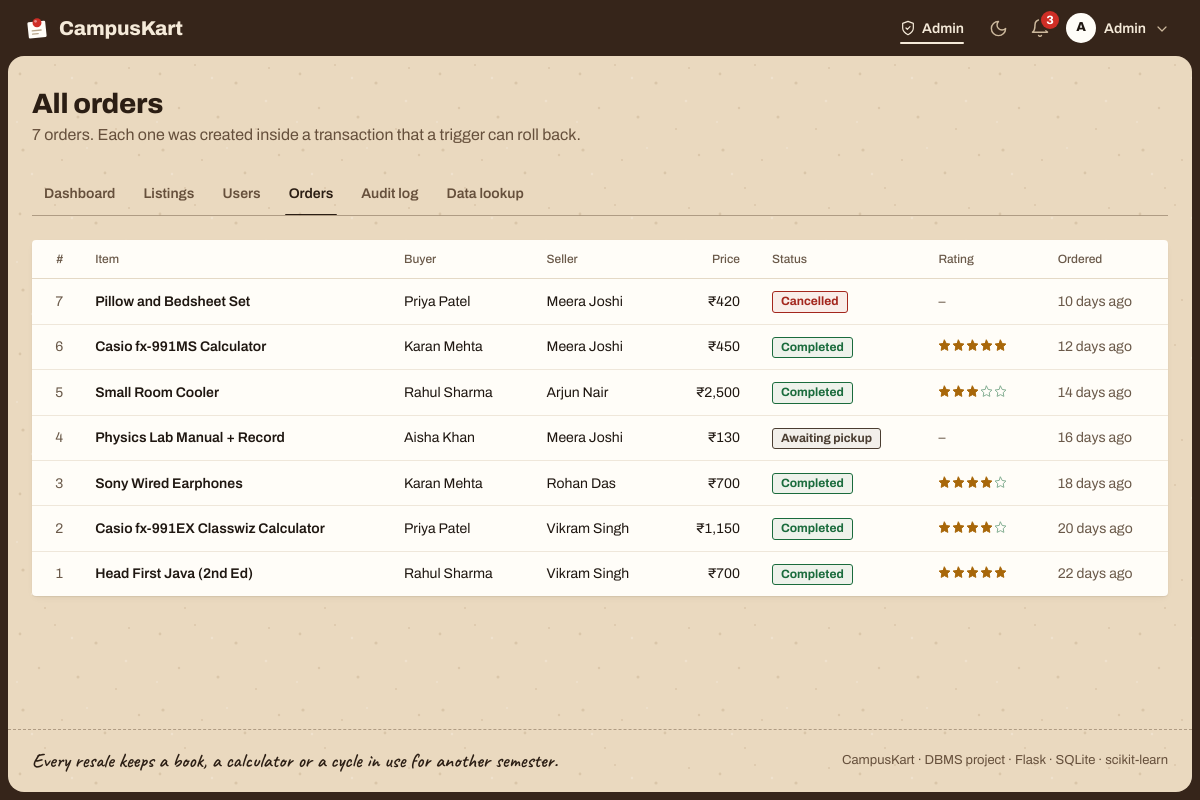
The app's page /admin/orders (signed in), older data.
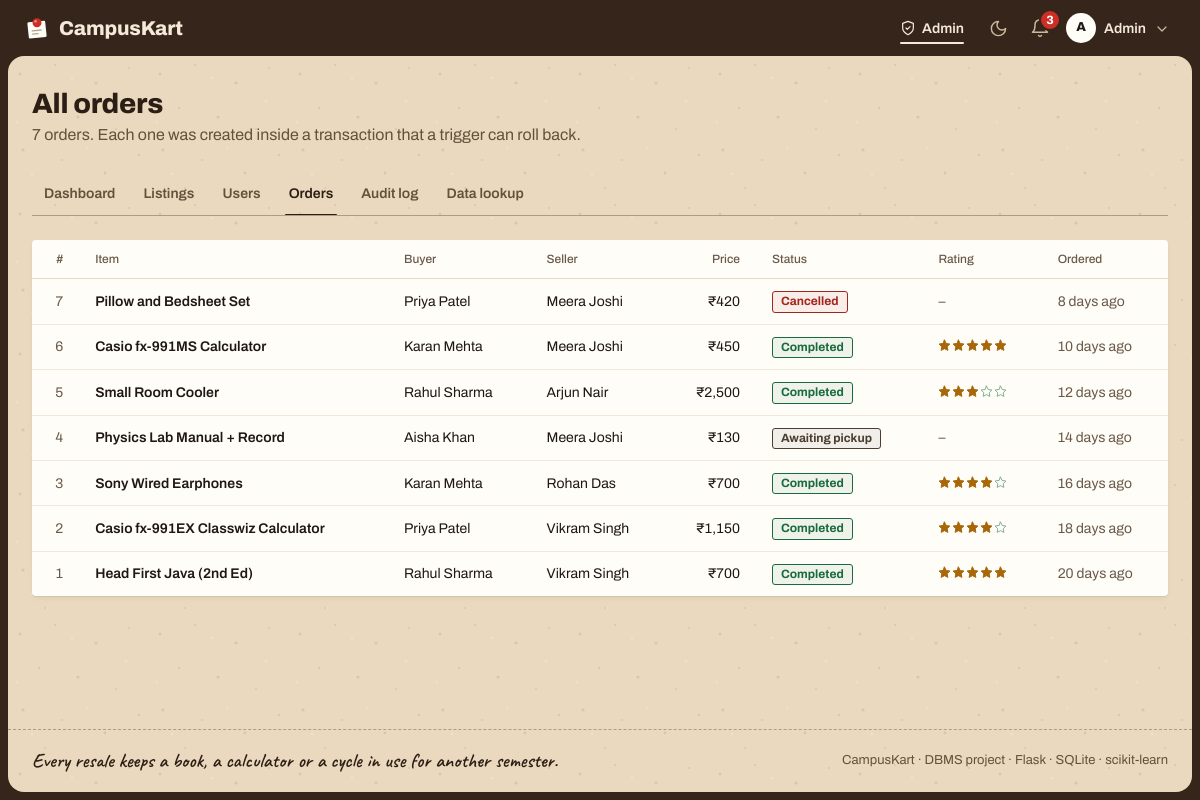
The same page, newer data.
### tables this page shows
CREATE TABLE orders (
    order_id   INTEGER PRIMARY KEY AUTOINCREMENT,
    product_id INTEGER NOT NULL REFERENCES products(product_id),
    buyer_id   INTEGER NOT NULL REFERENCES users(user_id),
    price      REAL    NOT NULL CHECK (price > 0),
    status     TEXT    NOT NULL DEFAULT 'placed'
               CHECK (status IN ('placed', 'completed', 'cancelled')),
    ordered_at TEXT    NOT NULL DEFAULT (datetime('now', 'localtime'))
);

CREATE TABLE reviews (
    review_id  INTEGER PRIMARY KEY AUTOINCREMENT,
    order_id   INTEGER NOT NULL UNIQUE REFERENCES orders(order_id),  -- one review per order
    rating     INTEGER NOT NULL CHECK (rating BETWEEN 1 AND 5),
    comment    TEXT,
    created_at TEXT    NOT NULL DEFAULT (datetime('now', 'localtime'))
);

CREATE TABLE products (
    product_id     INTEGER PRIMARY KEY AUTOINCREMENT,
    seller_id      INTEGER NOT NULL REFERENCES users(user_id) ON DELETE CASCADE,
    category_id    INTEGER NOT NULL REFERENCES categories(category_id),
    title          TEXT    NOT NULL,
    description    TEXT    NOT NULL,
    original_price REAL    NOT NULL CHECK (original_price > 0),
    price          REAL    NOT NULL CHECK (price > 0),
    condition      TEXT    NOT NULL CHECK (condition IN ('New', 'Like New', 'Good', 'Fair')),
    age_months     INTEGER NOT NULL DEFAULT 0 CHECK (age_months >= 0),
    status         TEXT    NOT NULL DEFAULT 'available'
                   CHECK (status IN ('pending', 'available', 'sold', 'rejected', 'removed')),
    is_flagged     INTEGER NOT NULL DEFAULT 0 CHECK (is_flagged IN (0, 1)),
    spam_score     REAL    NOT NULL DEFAULT 0,      -- filled by AI spam detector
    flag_reason    TEXT,
    created_at     TEXT    NOT NULL DEFAULT (datetime('now', 'localtime'))
);

CREATE TABLE users (
    user_id       INTEGER PRIMARY KEY AUTOINCREMENT,
    name          TEXT    NOT NULL,
    email         TEXT    NOT NULL UNIQUE,
    password_hash TEXT    NOT NULL,
    role          TEXT    NOT NULL DEFAULT 'user' CHECK (role IN ('user', 'admin')),
    branch        TEXT,
    year          INTEGER CHECK (year BETWEEN 1 AND 4),
    phone         TEXT,
    is_blocked    INTEGER NOT NULL DEFAULT 0 CHECK (is_blocked IN (0, 1)),
    created_at    TEXT    NOT NULL DEFAULT (datetime('now', 'localtime'))
);

### app.py (the view)
@app.route("/admin/orders")
@admin_required
def admin_orders():
    rows = query("""SELECT o.*, p.title, b.name AS buyer_name, s.name AS seller_name, r.rating
                    FROM orders o
                    JOIN products p ON p.product_id = o.product_id
                    JOIN users b ON b.user_id = o.buyer_id
                    JOIN users s ON s.user_id = p.seller_id
                    LEFT JOIN reviews r ON r.order_id = o.order_id
                    ORDER BY o.ordered_at DESC""")
    return render_template("admin/orders.html", orders=rows)

### app.py (called while the page is built)
def get_db():
    if "db" not in g:
        g.db = sqlite3.connect(DB_PATH)
        g.db.row_factory = sqlite3.Row
        g.db.execute("PRAGMA foreign_keys = ON")
    return g.db

def query(sql, args=(), one=False):
    rows = get_db().execute(sql, args).fetchall()
    return (rows[0] if rows else None) if one else rows

@app.before_request
def load_user():
    g.user = None
    if "user_id" in session:
        g.user = query("SELECT * FROM users WHERE user_id = ?", (session["user_id"],), one=True)
        if g.user is None or g.user["is_blocked"]:
            session.clear()
            g.user = None

def login_required(view):
    @wraps(view)
    def wrapped(*args, **kwargs):
        if g.user is None:
            flash("Log in to continue.", "info")
            return redirect(url_for("login", next=request.path))
        return view(*args, **kwargs)
    return wrapped

def admin_required(view):
    @wraps(view)
    @login_required
    def wrapped(*args, **kwargs):
        if g.user["role"] != "admin":
            abort(403)
        return view(*args, **kwargs)
    return wrapped

### templates/admin/orders.html (shortened to what this page needs)
{% extends "base.html" %}
{% from "_macros.html" import status_pill, stars %}
{% block content %}
<div class="page-head">
  <h1>All orders</h1>
  <p>{{ orders|length }} orders. Each one was created inside a transaction that a trigger can roll back.</p>
</div>
{% include "admin/_nav.html" %}
<div class="card card-flush table-wrap">
  <table>
    <thead>
      <tr><th scope="col" class="num">#</th><th scope="col">Item</th><th scope="col">Buyer</th><th scope="col">Seller</th>
          <th scope="col" class="num">Price</th><th scope="col">Status</th><th scope="col">Rating</th><th scope="col">Ordered</th></tr>
    </thead>
    <tbody>
    {% for o in orders %}
    <tr>
      <td class="num muted">{{ o.order_id }}</td>
      <td><a class="item-link" href="{{ url_for('product', pid=o.product_id) }}">{{ o.title }}</a></td>
      <td>{{ o.buyer_name }}</td>
      <td>{{ o.seller_name }}</td>
      <td class="num">₹{{ o.price|inr }}</td>
      <td>{{ status_pill(o.status) }}</td>
      <td>{% if o.rating %}{{ stars(o.rating) }}{% else %}<span class="muted">–</span>{% endif %}</td>
      <td class="muted nowrap">{{ o.ordered_at|ago }}</td>
    </tr>
    {% endfor %}
    </tbody>
  </table>
</div>
{% endblock %}

### templates/_macros.html (shortened to what this page needs)
{% macro icon(name, size=18, cls='') -%}
<svg class="icon {{ cls }}" width="{{ size }}" height="{{ size }}" viewBox="0 0 24 24" fill="none" stroke="currentColor" stroke-width="1.8" stroke-linecap="round" stroke-linejoin="round" aria-hidden="true" focusable="false">{{ ICONS.get(name, '')|safe }}</svg>
{%- endmacro %}
{% macro stars(n) -%}
<span class="stars" aria-hidden="true">{% for i in range(5) %}{{ icon('star', 13, '' if i < n|round|int else 'off') }}{% endfor %}</span><span class="sr-only">Rated {{ n|round(1) }} out of 5</span>
{%- endmacro %}
{% macro status_pill(s) %}
{% set css = {'available': 'good', 'placed': 'brand', 'completed': 'good', 'sold': 'brand',
              'pending': 'warn', 'cancelled': 'bad', 'rejected': 'bad', 'removed': 'bad',
              'countered': 'warn', 'accepted': 'good', 'withdrawn': 'quiet', 'expired': 'quiet'} %}
{% set label = {'placed': 'Awaiting pickup', 'pending': 'Pending', 'available': 'Live',
                'countered': 'Countered', 'rejected': 'Declined', 'withdrawn': 'Withdrawn'} %}
<span class="pill pill-{{ css.get(s, 'quiet') }}">{{ label.get(s, s|capitalize) }}</span>
{% endmacro %}

Row changes from the older to the newer data that the page shows:
changed orders "Cancelled": ordered_at|ago "10 days ago" → "8 days ago"
changed reviews "Casio fx-991MS Calculator": ordered_at|ago "12 days ago" → "10 days ago"
changed reviews "Small Room Cooler": ordered_at|ago "14 days ago" → "12 days ago"
changed orders "Awaiting pickup": ordered_at|ago "16 days ago" → "14 days ago"
changed reviews "Sony Wired Earphones": ordered_at|ago "18 days ago" → "16 days ago"
changed reviews "Casio fx-991EX Classwiz Calculator": ordered_at|ago "20 days ago" → "18 days ago"
changed reviews "Head First Java (2nd Ed)": ordered_at|ago "22 days ago" → "20 days ago"
